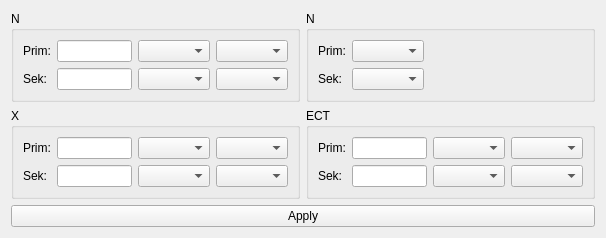
       <widget class="QWidget" name="RatioTabPage">
        <attribute name="title">
         <string>Teilerverhältnisse</string>
        </attribute>
        <layout class="QVBoxLayout" name="verticalLayout_13">
         <item>
          <layout class="QVBoxLayout" name="verticalLayout_14">
           <item>
            <layout class="QVBoxLayout" name="verticalLayout_3">
             <item>
              <layout class="QHBoxLayout" name="horizontalLayout_4">
               <item>
                <widget class="QGroupBox" name="NTRatioGroupBox">
                 <property name="sizePolicy">
                  <sizepolicy hsizetype="Preferred" vsizetype="Minimum">
                   <horstretch>0</horstretch>
                   <verstretch>0</verstretch>
                  </sizepolicy>
                 </property>
                 <property name="title">
                  <string>N</string>
                 </property>
                 <layout class="QGridLayout">
                  <item row="1" column="0">
                   <widget class="QLabel" name="RatioSekXLabel_2">
                    <property name="sizePolicy">
                     <sizepolicy hsizetype="Preferred" vsizetype="Fixed">
                      <horstretch>0</horstretch>
                      <verstretch>0</verstretch>
                     </sizepolicy>
                    </property>
                    <property name="text">
                     <string>Sek:</string>
                    </property>
                    <property name="wordWrap">
                     <bool>false</bool>
                    </property>
                   </widget>
                  </item>
                  <item row="1" column="3">
                   <widget class="QComboBox" name="RatioSekNDivComboBox"/>
                  </item>
                  <item row="1" column="2">
                   <widget class="QComboBox" name="RatioSekNUnitComboBox"/>
                  </item>
                  <item row="1" column="1">
                   <widget class="cWmLineEdit" name="RatioSekNLineEdit">
                    <property name="sizePolicy">
                     <sizepolicy hsizetype="MinimumExpanding" vsizetype="Fixed">
                      <horstretch>0</horstretch>
                      <verstretch>0</verstretch>
                     </sizepolicy>
                    </property>
                    <property name="maximumSize">
                     <size>
                      <width>75</width>
                      <height>32767</height>
                     </size>
                    </property>
                    <property name="maxLength">
                     <number>9</number>
                    </property>
                   </widget>
                  </item>
                  <item row="0" column="0">
                   <widget class="QLabel" name="RatioPrimXLabel_2">
                    <property name="sizePolicy">
                     <sizepolicy hsizetype="Preferred" vsizetype="Fixed">
                      <horstretch>0</horstretch>
                      <verstretch>0</verstretch>
                     </sizepolicy>
                    </property>
                    <property name="text">
                     <string>Prim:</string>
                    </property>
                    <property name="wordWrap">
                     <bool>false</bool>
                    </property>
                   </widget>
                  </item>
                  <item row="0" column="2">
                   <widget class="QComboBox" name="RatioPrimNUnitComboBox"/>
                  </item>
                  <item row="0" column="1">
                   <widget class="cWmLineEdit" name="RatioPrimNLineEdit">
                    <property name="sizePolicy">
                     <sizepolicy hsizetype="MinimumExpanding" vsizetype="Fixed">
                      <horstretch>0</horstretch>
                      <verstretch>0</verstretch>
                     </sizepolicy>
                    </property>
                    <property name="maximumSize">
                     <size>
                      <width>75</width>
                      <height>32767</height>
                     </size>
                    </property>
                    <property name="maxLength">
                     <number>9</number>
                    </property>
                   </widget>
                  </item>
                  <item row="0" column="3">
                   <widget class="QComboBox" name="RatioPrimNDivComboBox"/>
                  </item>
                 </layout>
                </widget>
               </item>
               <item>
                <widget class="QGroupBox" name="NTRatioGroupBox2">
                 <property name="sizePolicy">
                  <sizepolicy hsizetype="Preferred" vsizetype="Minimum">
                   <horstretch>0</horstretch>
                   <verstretch>0</verstretch>
                  </sizepolicy>
                 </property>
                 <property name="title">
                  <string>N</string>
                 </property>
                 <layout class="QGridLayout">
                  <item row="1" column="1">
                   <widget class="QComboBox" name="RatioNSekComboBox">
                    <property name="sizePolicy">
                     <sizepolicy hsizetype="Preferred" vsizetype="Fixed">
                      <horstretch>0</horstretch>
                      <verstretch>0</verstretch>
                     </sizepolicy>
                    </property>
                    <property name="currentIndex">
                     <number>-1</number>
                    </property>
                   </widget>
                  </item>
                  <item row="1" column="0">
                   <widget class="QLabel" name="RatioSekNLabel">
                    <property name="sizePolicy">
                     <sizepolicy hsizetype="Preferred" vsizetype="Fixed">
                      <horstretch>0</horstretch>
                      <verstretch>0</verstretch>
                     </sizepolicy>
                    </property>
                    <property name="text">
                     <string>Sek:</string>
                    </property>
                    <property name="wordWrap">
                     <bool>false</bool>
                    </property>
                   </widget>
                  </item>
                  <item row="0" column="1">
                   <widget class="QComboBox" name="RatioNPrimComboBox">
                    <property name="sizePolicy">
                     <sizepolicy hsizetype="Preferred" vsizetype="Fixed">
                      <horstretch>0</horstretch>
                      <verstretch>0</verstretch>
                     </sizepolicy>
                    </property>
                   </widget>
                  </item>
                  <item row="1" column="2">
                   <spacer name="spacer22">
                    <property name="orientation">
                     <enum>Qt::Horizontal</enum>
                    </property>
                    <property name="sizeType">
                     <enum>QSizePolicy::Expanding</enum>
                    </property>
                    <property name="sizeHint" stdset="0">
                     <size>
                      <width>40</width>
                      <height>20</height>
                     </size>
                    </property>
                   </spacer>
                  </item>
                  <item row="0" column="2">
                   <spacer name="spacer21">
                    <property name="orientation">
                     <enum>Qt::Horizontal</enum>
                    </property>
                    <property name="sizeType">
                     <enum>QSizePolicy::Expanding</enum>
                    </property>
                    <property name="sizeHint" stdset="0">
                     <size>
                      <width>40</width>
                      <height>20</height>
                     </size>
                    </property>
                   </spacer>
                  </item>
                  <item row="0" column="0">
                   <widget class="QLabel" name="RatioPrimNLabel">
                    <property name="sizePolicy">
                     <sizepolicy hsizetype="Preferred" vsizetype="Fixed">
                      <horstretch>0</horstretch>
                      <verstretch>0</verstretch>
                     </sizepolicy>
                    </property>
                    <property name="text">
                     <string>Prim:</string>
                    </property>
                    <property name="wordWrap">
                     <bool>false</bool>
                    </property>
                   </widget>
                  </item>
                 </layout>
                </widget>
               </item>
              </layout>
             </item>
             <item>
              <layout class="QHBoxLayout" name="horizontalLayout_8">
               <item>
                <widget class="QGroupBox" name="XTRatioGroupBox">
                 <property name="enabled">
                  <bool>true</bool>
                 </property>
                 <property name="sizePolicy">
                  <sizepolicy hsizetype="Preferred" vsizetype="Minimum">
                   <horstretch>0</horstretch>
                   <verstretch>0</verstretch>
                  </sizepolicy>
                 </property>
                 <property name="title">
                  <string>X</string>
                 </property>
                 <layout class="QGridLayout">
                  <item row="0" column="1">
                   <widget class="cWmLineEdit" name="RatioPrimXLineEdit">
                    <property name="enabled">
                     <bool>true</bool>
                    </property>
                    <property name="sizePolicy">
                     <sizepolicy hsizetype="MinimumExpanding" vsizetype="Fixed">
                      <horstretch>0</horstretch>
                      <verstretch>0</verstretch>
                     </sizepolicy>
                    </property>
                    <property name="maximumSize">
                     <size>
                      <width>75</width>
                      <height>32767</height>
                     </size>
                    </property>
                    <property name="maxLength">
                     <number>9</number>
                    </property>
                   </widget>
                  </item>
                  <item row="1" column="1">
                   <widget class="cWmLineEdit" name="RatioSekXLineEdit">
                    <property name="sizePolicy">
                     <sizepolicy hsizetype="MinimumExpanding" vsizetype="Fixed">
                      <horstretch>0</horstretch>
                      <verstretch>0</verstretch>
                     </sizepolicy>
                    </property>
                    <property name="maximumSize">
                     <size>
                      <width>75</width>
                      <height>26</height>
                     </size>
                    </property>
                    <property name="maxLength">
                     <number>9</number>
                    </property>
                   </widget>
                  </item>
                  <item row="1" column="2">
                   <widget class="QComboBox" name="RatioSekXUnitComboBox"/>
                  </item>
                  <item row="0" column="2">
                   <widget class="QComboBox" name="RatioPrimXUnitComboBox"/>
                  </item>
                  <item row="1" column="0">
                   <widget class="QLabel" name="RatioSekXLabel">
                    <property name="sizePolicy">
                     <sizepolicy hsizetype="Preferred" vsizetype="Fixed">
                      <horstretch>0</horstretch>
                      <verstretch>0</verstretch>
                     </sizepolicy>
                    </property>
                    <property name="text">
                     <string>Sek:</string>
                    </property>
                    <property name="wordWrap">
                     <bool>false</bool>
                    </property>
                   </widget>
                  </item>
                  <item row="1" column="3">
                   <widget class="QComboBox" name="RatioSekXDivComboBox"/>
                  </item>
                  <item row="0" column="3">
                   <widget class="QComboBox" name="RatioPrimXDivComboBox"/>
                  </item>
                  <item row="0" column="0">
                   <widget class="QLabel" name="RatioPrimXLabel">
                    <property name="sizePolicy">
                     <sizepolicy hsizetype="Preferred" vsizetype="Fixed">
                      <horstretch>0</horstretch>
                      <verstretch>0</verstretch>
                     </sizepolicy>
                    </property>
                    <property name="text">
                     <string>Prim:</string>
                    </property>
                    <property name="wordWrap">
                     <bool>false</bool>
                    </property>
                   </widget>
                  </item>
                 </layout>
                </widget>
               </item>
               <item>
                <widget class="QGroupBox" name="ECTratioGroupBox">
                 <property name="enabled">
                  <bool>true</bool>
                 </property>
                 <property name="sizePolicy">
                  <sizepolicy hsizetype="Preferred" vsizetype="Minimum">
                   <horstretch>0</horstretch>
                   <verstretch>0</verstretch>
                  </sizepolicy>
                 </property>
                 <property name="title">
                  <string>ECT</string>
                 </property>
                 <layout class="QGridLayout">
                  <item row="0" column="2">
                   <widget class="QComboBox" name="RatioPrimECTUnitComboBox"/>
                  </item>
                  <item row="1" column="1">
                   <widget class="cWmLineEdit" name="RatioSekECTLineEdit">
                    <property name="sizePolicy">
                     <sizepolicy hsizetype="MinimumExpanding" vsizetype="Fixed">
                      <horstretch>0</horstretch>
                      <verstretch>0</verstretch>
                     </sizepolicy>
                    </property>
                    <property name="maximumSize">
                     <size>
                      <width>75</width>
                      <height>26</height>
                     </size>
                    </property>
                    <property name="maxLength">
                     <number>9</number>
                    </property>
                   </widget>
                  </item>
                  <item row="1" column="2">
                   <widget class="QComboBox" name="RatioSekECTUnitComboBox"/>
                  </item>
                  <item row="1" column="3">
                   <widget class="QComboBox" name="RatioSekECTDivComboBox"/>
                  </item>
                  <item row="1" column="0">
                   <widget class="QLabel" name="RatioSekXLabel_3">
                    <property name="sizePolicy">
                     <sizepolicy hsizetype="Preferred" vsizetype="Fixed">
                      <horstretch>0</horstretch>
                      <verstretch>0</verstretch>
                     </sizepolicy>
                    </property>
                    <property name="text">
                     <string>Sek:</string>
                    </property>
                    <property name="wordWrap">
                     <bool>false</bool>
                    </property>
                   </widget>
                  </item>
                  <item row="0" column="1">
                   <widget class="cWmLineEdit" name="RatioPrimECTLineEdit">
                    <property name="enabled">
                     <bool>true</bool>
                    </property>
                    <property name="sizePolicy">
                     <sizepolicy hsizetype="MinimumExpanding" vsizetype="Fixed">
                      <horstretch>0</horstretch>
                      <verstretch>0</verstretch>
                     </sizepolicy>
                    </property>
                    <property name="maximumSize">
                     <size>
                      <width>75</width>
                      <height>32767</height>
                     </size>
                    </property>
                    <property name="maxLength">
                     <number>9</number>
                    </property>
                   </widget>
                  </item>
                  <item row="0" column="3">
                   <widget class="QComboBox" name="RatioPrimECTDivComboBox"/>
                  </item>
                  <item row="0" column="0">
                   <widget class="QLabel" name="RatioPrimXLabel_3">
                    <property name="sizePolicy">
                     <sizepolicy hsizetype="Preferred" vsizetype="Fixed">
                      <horstretch>0</horstretch>
                      <verstretch>0</verstretch>
                     </sizepolicy>
                    </property>
                    <property name="text">
                     <string>Prim:</string>
                    </property>
                    <property name="wordWrap">
                     <bool>false</bool>
                    </property>
                   </widget>
                  </item>
                 </layout>
                </widget>
               </item>
              </layout>
             </item>
            </layout>
           </item>
           <item>
            <widget class="QPushButton" name="RatioApplyPushButton">
             <property name="text">
              <string>Apply</string>
             </property>
            </widget>
           </item>
          </layout>
         </item>
        </layout>
       </widget>
